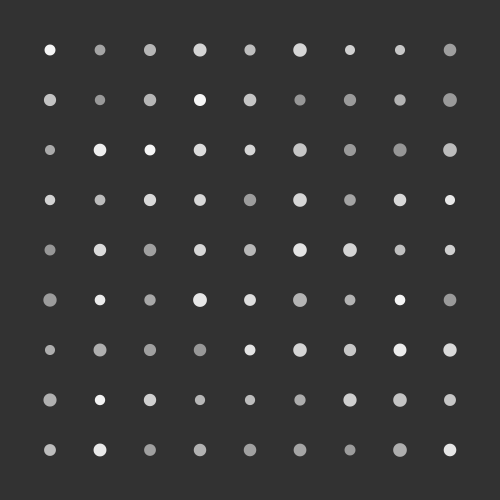
Frame 1 (no input)
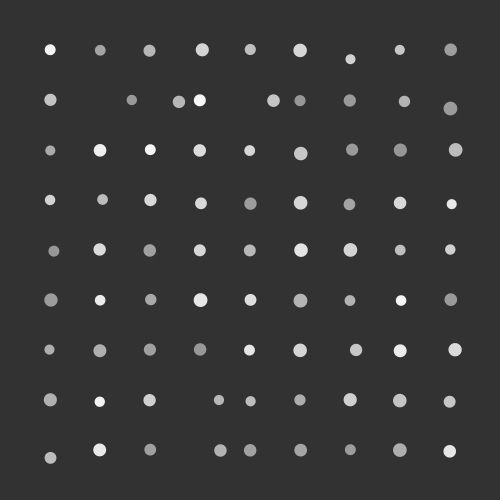
Frame 60 (the mouse pressed at the canvas centre just before this capture)
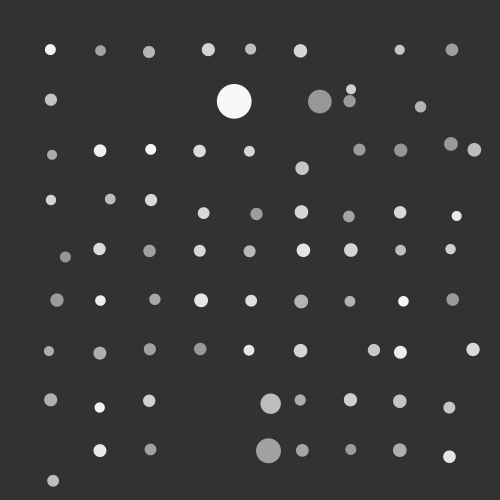
Frame 120 (the mouse held since frame 60 and released just before this capture)

The Processing sketch that drew these frames (run headless with seeded random() and noise(); from frame 60 on, the mouse is pressed at the canvas centre):

// Processing sketch: simulation_02_2gravity_wool02
// ── simulation_02_2gravity_wool02.pde
/*
physics simulation
 
 n-particle collide at xy-plain using object
 - 9x9 particle
 - 1 particle with high velocity
 - add mass
 - conserve momentum
 
 created 2016.10.15.
 by Wool(wool@wool.pe.kr)
 
 ref : https://www.processing.org/examples/circlecollision.html
 https://www.processing.org/tutorials/objects/
 https://www.processing.org/examples/bouncybubbles.html
 */

//PVector gravity_a;

float CONST_G = 0.00000000001;//gravity constant

int numBalls = 81;

Ball[] balls = new Ball[numBalls];


void setup() 
{
  size(500, 500);
  //frameRate(1);

  //gravity_a = new PVector(0,1);

  //parameter : position x, position y, velocity vx, velocity vy, ball Color, ball ID
  //balls[0] = new Ball(25,25,0,0,100, 0);

  int i = 0;
  
  for (int j = 1; j < 10; j++) {
    for (int k = 1; k < 10; k++) {    
      balls[i] = new Ball( 50*j, 50*k, random(-0.01,0.01), random(-0.01,0.01), random(150, 250), i);
      i++;
    }
  }
}

void draw() 
{
  background(50);

  for (Ball ball : balls) {
    ball.checkGravity();
    ball.checkCollide();
    ball.checkBoundary();
    ball.update();
    ball.display();
  }
}

class Ball {
  PVector position;
  PVector velocity;
  PVector acc;

  float r;
  float m;
  int id;
  float ballColor;

  Ball(float x, float y, float vx, float vy, float ballColorin, int idin) {
    position = new PVector(x, y);
    velocity = new PVector(vx, vy);
    acc = new PVector(0,0);
    r = random(5.0, 7.0);
    m = 0.01*r*r;
    ballColor = ballColorin;
    id = idin;
  }



  void update() {
    //balls[id].velocity.add(gravity_a);
    balls[id].position.add(balls[id].velocity);
  }

  void checkGravity() {    
    
    for (int i = 0; i < numBalls; i++) {
      if( id == i || balls[i].r == 0 || balls[id].r == 0) continue;
      else {
        PVector bVect = PVector.sub(balls[id].position, balls[i].position);
        if( bVect.x !=0 ){
          balls[id].acc.x += CONST_G * balls[i].m/(bVect.x*bVect.x);
        }
        if( bVect.y !=0 ){
          balls[id].acc.y += CONST_G * balls[i].m/(bVect.y*bVect.y);
        }
      }
    }
    balls[id].velocity.add(balls[id].acc);

  }


  void checkCollide() {
    for (int i = 0; i < numBalls; i++) {
      if( id == i || balls[i].r == 0 || balls[id].r == 0) continue;
      else {
        // get distances between the balls components
        PVector bVect = PVector.sub(balls[i].position, balls[id].position);
        PVector tmp = new PVector(0,0);
        // calculate magnitude of the vector separating the balls
        float bVectMag = bVect.mag();

        if (bVectMag < balls[id].r + balls[i].r) {
          balls[id].r = balls[id].r + balls[i].r;
          balls[id].velocity.x = (balls[id].m * balls[id].velocity.x + balls[i].m * balls[i].velocity.x) / (balls[id].m +balls[i].m);
          balls[id].velocity.y = (balls[id].m * balls[id].velocity.y + balls[i].m * balls[i].velocity.y) / (balls[id].m +balls[i].m);
          balls[id].m = sqrt(balls[id].r)/100;
          balls[id].position.x = (balls[id].position.x +  balls[i].position.x)/2;
          balls[id].position.y = (balls[id].position.y +  balls[i].position.y)/2;
          balls[i].r = 0;
          balls[i].m = 0;
          balls[i].velocity = tmp.copy();
          balls[i].position = tmp.copy();
          
        }
      }
    }
  }

  void checkBoundary() {
    if (balls[id].position.x > width - balls[id].r) {
      balls[id].position.x = width - balls[id].r;
      balls[id].velocity.x *= -1;
    } else if (balls[id].position.x < balls[id].r) {
      balls[id].position.x = r;
      balls[id].velocity.x *= -1;
    }
    if (balls[id].position.y > height - balls[id].r) {
      balls[id].position.y = height - balls[id].r;
      balls[id].velocity.y *= -1;
    } else if (balls[id].position.y < balls[id].r) {
      balls[id].position.y = balls[id].r;
      balls[id].velocity.y *= -1;
    }
  }

  void display() {
    noStroke();
    fill(balls[id].ballColor);
    ellipse(balls[id].position.x, balls[id].position.y, balls[id].r*2, balls[id].r*2);
  }
}
